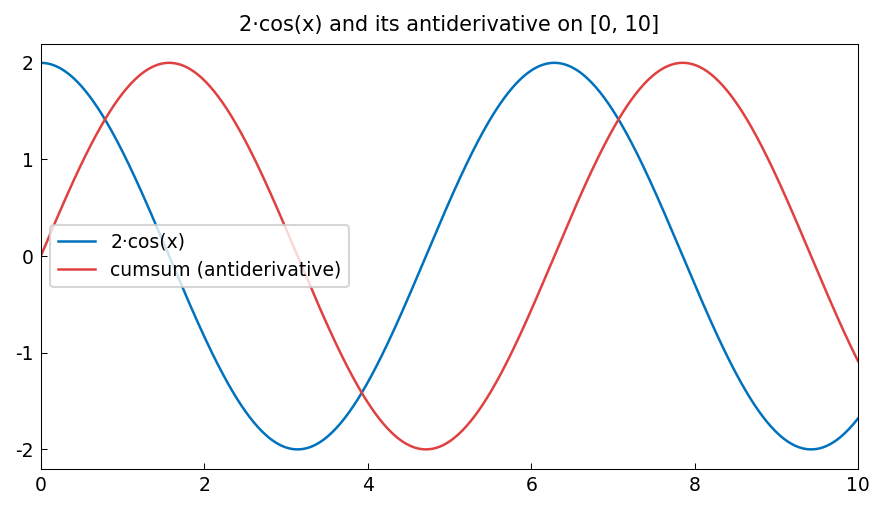

This chart was generated by the following Python code:
"""Definite and indefinite integrals (sum/cumsum).

Demonstrates computing definite integrals with sum() and
indefinite integrals (antiderivatives) with cumsum().

Credit: Inspired by Chebfun examples calc/Intro.m.
Original MATLAB Chebfun: Copyright 2017 by The University of Oxford and
The Chebfun Developers. See https://www.chebfun.org/ for Chebfun information.
"""
import os

os.environ.setdefault("XLA_PYTHON_CLIENT_PREALLOCATE", "false")

import matplotlib

matplotlib.use("Agg")
import os
import sys

import jax.numpy as jnp
import matplotlib.pyplot as plt

sys.path.insert(0, os.path.join(os.path.dirname(__file__), '..', '..', 'src'))

import chebfunjax as cj
from chebfunjax.plotting import chebfun_style

chebfun_style()

from chebfunjax.plotting import plot


def run():
    print("=" * 60)
    print("Definite and indefinite integrals")
    print("=" * 60)

    # MATLAB: f = chebfun('2*cos(x)', [0 10])
    dom = (0.0, 10.0)
    f = cj.chebfun(lambda x: 2.0 * jnp.cos(x), domain=dom)

    # --- Definite integral: sum(f) -----------------------------------
    integral = float(f.sum())
    exact = 2.0 * float(jnp.sin(jnp.array(10.0)))
    print("\nf(x) = 2*cos(x) on [0, 10]")
    print(f"  sum(f) = {integral:.15f}")
    print(f"  exact  = 2*sin(10) = {exact:.15f}")
    print(f"  error  = {abs(integral - exact):.2e}")
    assert abs(integral - exact) < 1e-12

    # Integral over subinterval [3, 4] = 2*sin(4) - 2*sin(3)
    f_restricted = f.restrict(3.0, 4.0)
    integral_sub = float(f_restricted.sum())
    exact_sub = 2.0 * (float(jnp.sin(jnp.array(4.0))) -
                       float(jnp.sin(jnp.array(3.0))))
    print(f"\n  Integral over [3, 4] = {integral_sub:.15f}")
    print(f"  Exact               = {exact_sub:.15f}")
    print(f"  Error               = {abs(integral_sub - exact_sub):.2e}")
    assert abs(integral_sub - exact_sub) < 1e-12

    # --- Indefinite integral: cumsum(f) ------------------------------
    g = f.cumsum()  # antiderivative with g(0) = 0
    # g(x) = 2*sin(x) - 2*sin(0) = 2*sin(x)
    x_test = jnp.array([1.0, 3.0, 5.0, 9.0])
    g_vals = g(x_test)
    exact_g = 2.0 * jnp.sin(x_test)
    err_g = float(jnp.max(jnp.abs(g_vals - exact_g)))
    print("\n  cumsum(f) evaluated at test points:")
    print(f"  Max error vs 2*sin(x): {err_g:.2e}")
    assert err_g < 1e-12

    # g(4) - g(3) should equal integral over [3,4]
    g4_minus_g3 = float(g(jnp.array(4.0))) - float(g(jnp.array(3.0)))
    print(f"\n  g(4) - g(3) = {g4_minus_g3:.15f}")
    print(f"  Integral [3,4] = {integral_sub:.15f}")
    assert abs(g4_minus_g3 - integral_sub) < 1e-12

    # --- diff(cumsum(f)) == f  (to machine precision) ----------------
    norm_diff_cumsum = float((f.cumsum().diff() - f).norm())
    print(f"\n  ||diff(cumsum(f)) - f|| = {norm_diff_cumsum:.2e}  (should be ~0)")
    assert norm_diff_cumsum < 1e-12

    # --- Plots -------------------------------------------------------
    _here = os.path.dirname(os.path.abspath(__file__))
    fig, ax = plot(f, title="2·cos(x) and its antiderivative on [0, 10]",
                   label="2·cos(x)")
    plot(g, ax=ax, color="#E04040", label="cumsum (antiderivative)")
    ax.legend(fontsize=9)
    fig.savefig(os.path.join(_here, "definite_indefinite_integrals.png"),
                dpi=150, bbox_inches="tight")
    plt.close(fig)

    print("\nAll assertions passed.")
    return True

if __name__ == "__main__":
    run()
